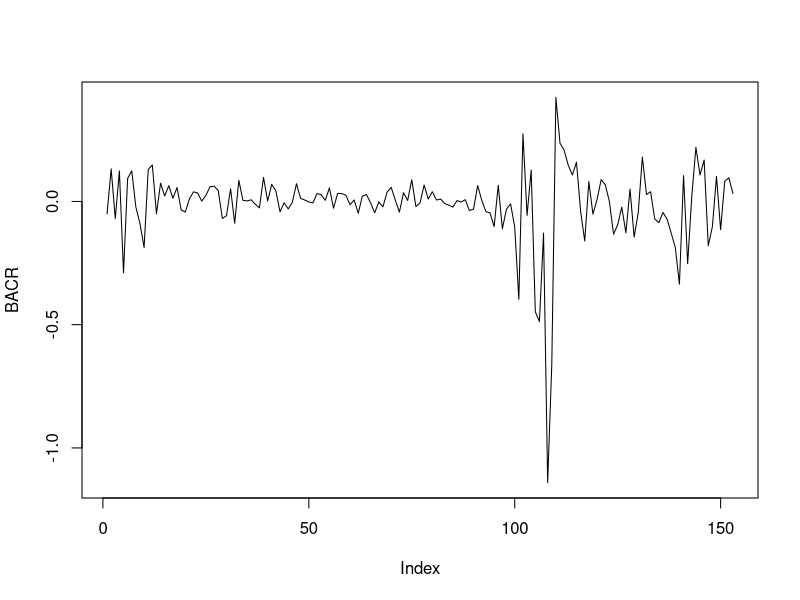
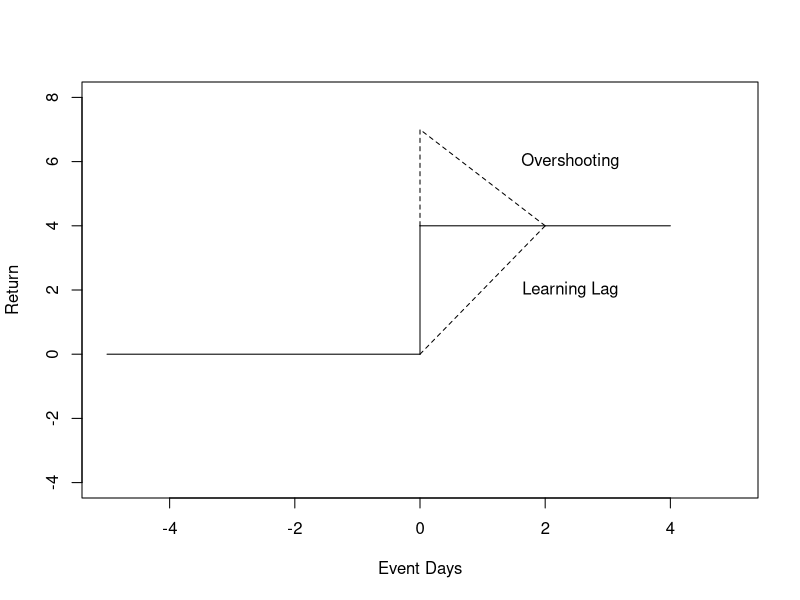

These charts were generated, in order, by the following R code:
BAC <- read.csv("EMH/Data/BAC.csv")
head(BAC)
BAC <- BAC[rev(rownames(BAC)),]
head(BAC)
BACR <- diff(BAC[,2])/BAC[-length(BAC), 2]
head(BACR)
tail(BACR)
plot(BACR, type = 'l')
#-------------
x <- seq(-5, 5, 1)
y <- c(0, 0, 0, 0, 0, 0, NA, NA, NA, NA, NA)
plot(x, y, type = 'l', ylim = c(-4, 8), xlab = "Event Days", ylab = "Return")
# set up matrix of points for the additional lines
z1 <- matrix(c(0, 4, 4, 4), ncol = 2, byrow = TRUE)
z2 <- matrix(c(0, 0, 0, 4), ncol = 2)
lines(z1)
lines(z2)
z3 <- matrix(c(0, 0, 2, 4), ncol = 2, byrow = TRUE)
lines(z3, lty = 2)
z4 <- matrix(c(0, 4, 0, 7, 2, 4), ncol = 2, byrow = TRUE)
lines(z4, lty = 2)
text(2.4, 2, "Learning Lag")
text(2.4, 6, "Overshooting")
